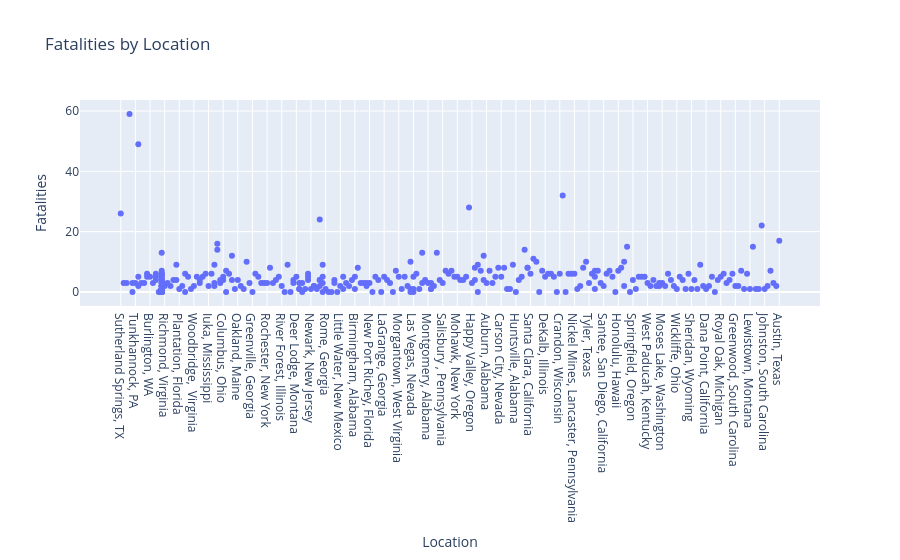

The notebook cell this image was saved under:
### Markdown cell above
#### Slider Plot

### Code cell
# Create a function to update the plot based on the range of fatalities
def update_plot(min_fatalities, max_fatalities, plot_type):
    filtered_df = df[(df['Fatalities'] >= min_fatalities) & (df['Fatalities'] <= max_fatalities)]
    fig = px.scatter(filtered_df, x='Location', y='Fatalities', title='Fatalities by Location')
    fig.show()

# Define the range of fatalities using sliders
min_fatalities_slider = widgets.IntSlider(
    value=df['Fatalities'].min(),
    min=df['Fatalities'].min(),
    max=df['Fatalities'].max(),
    step=1,
    description='Min Fatalities:',
    continuous_update=False
)

max_fatalities_slider = widgets.IntSlider(
    value=df['Fatalities'].max(),
    min=df['Fatalities'].min(),
    max=df['Fatalities'].max(),
    step=1,
    description='Max Fatalities:',
    continuous_update=False
)

# Define a function to handle changes in the slider values
def slider_eventhandler(change):
    update_plot(min_fatalities_slider.value, max_fatalities_slider.value, plot_type_dropdown.value)

# Attach the event handler to the sliders
min_fatalities_slider.observe(slider_eventhandler, names='value')
max_fatalities_slider.observe(slider_eventhandler, names='value')

# Display the sliders
display(min_fatalities_slider)
display(max_fatalities_slider)

# Initial display
update_plot(min_fatalities_slider.value, max_fatalities_slider.value, plot_type_dropdown.value)

### Figure 1 — Plotly figure (JSON) as saved in the notebook; plotly's stock layout.template omitted (floating-point values rounded to 4 significant figures; data arrays with more than 128 entries replaced by an {"elided": "..."} marker saying what was removed)
{"data": [{"hovertemplate": "Location=%{x}<br>Fatalities=%{y}<extra></extra>", "legendgroup": "", "marker": {"color": "#636efa", "symbol": "circle"}, "mode": "markers", "name": "", "orientation": "v", "showlegend": false, "type": "scatter", "x": {"elided": "323 str values"}, "xaxis": "x", "y": {"elided": "323 int values"}, "yaxis": "y"}], "layout": {"legend": {"tracegroupgap": 0}, "title": {"text": "Fatalities by Location"}, "xaxis": {"anchor": "y", "domain": [0, 1], "title": {"text": "Location"}}, "yaxis": {"anchor": "x", "domain": [0, 1], "title": {"text": "Fatalities"}}}}
